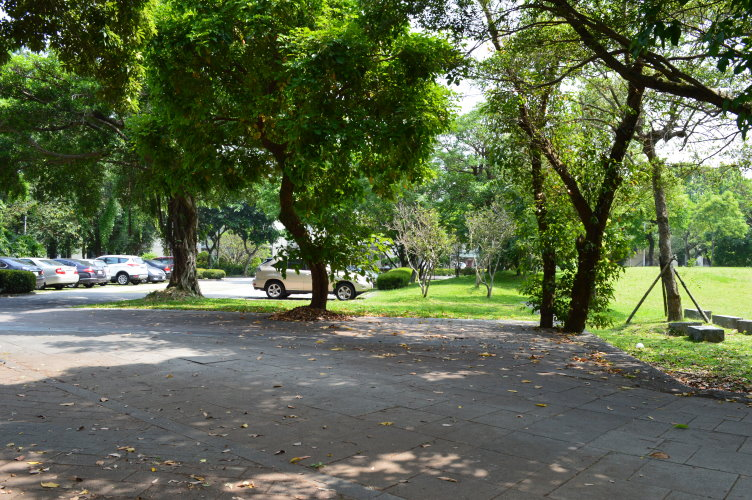
%> input picture Project 2 - image stitching/ImageStitching/1.JPG, 752 x 500 px
$ octave test.m   (GNU Octave 9; MATLAB toolbox functions it lacks are replaced by stand-ins)
%> lines starting %> are read from the running program, lines starting %| are printed output that depends on the picture
Ia = imread('1.jpg');
%> Ia is the input picture: size 500x752x3 uint8; mean R, G, B 92.8, 103.8, 73.6
Ib = imread('2.jpg');
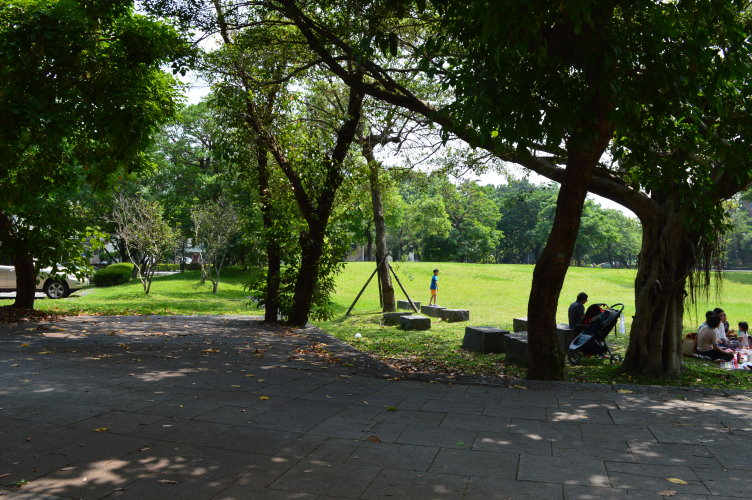
%> input picture Project 2 - image stitching/ImageStitching/2.JPG, 752 x 500 px
%> Ib is the input picture: size 500x752x3 uint8; mean R, G, B 63, 71.8, 48.6
Ia = single(rgb2gray(Ia)) ;
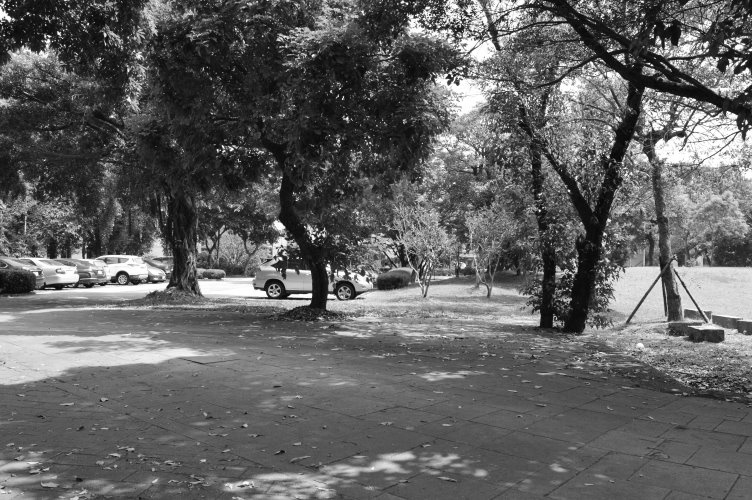
%> Ia: size 500x752 single; min 1, max 255, mean 97.1
Ib = single(rgb2gray(Ib)) ;
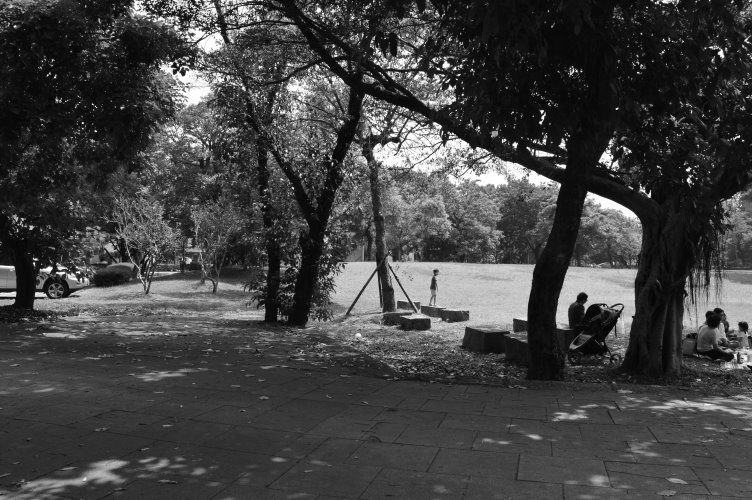
%> Ib: size 500x752 single; min 0, max 255, mean 66.5
%> (the run ends here)
